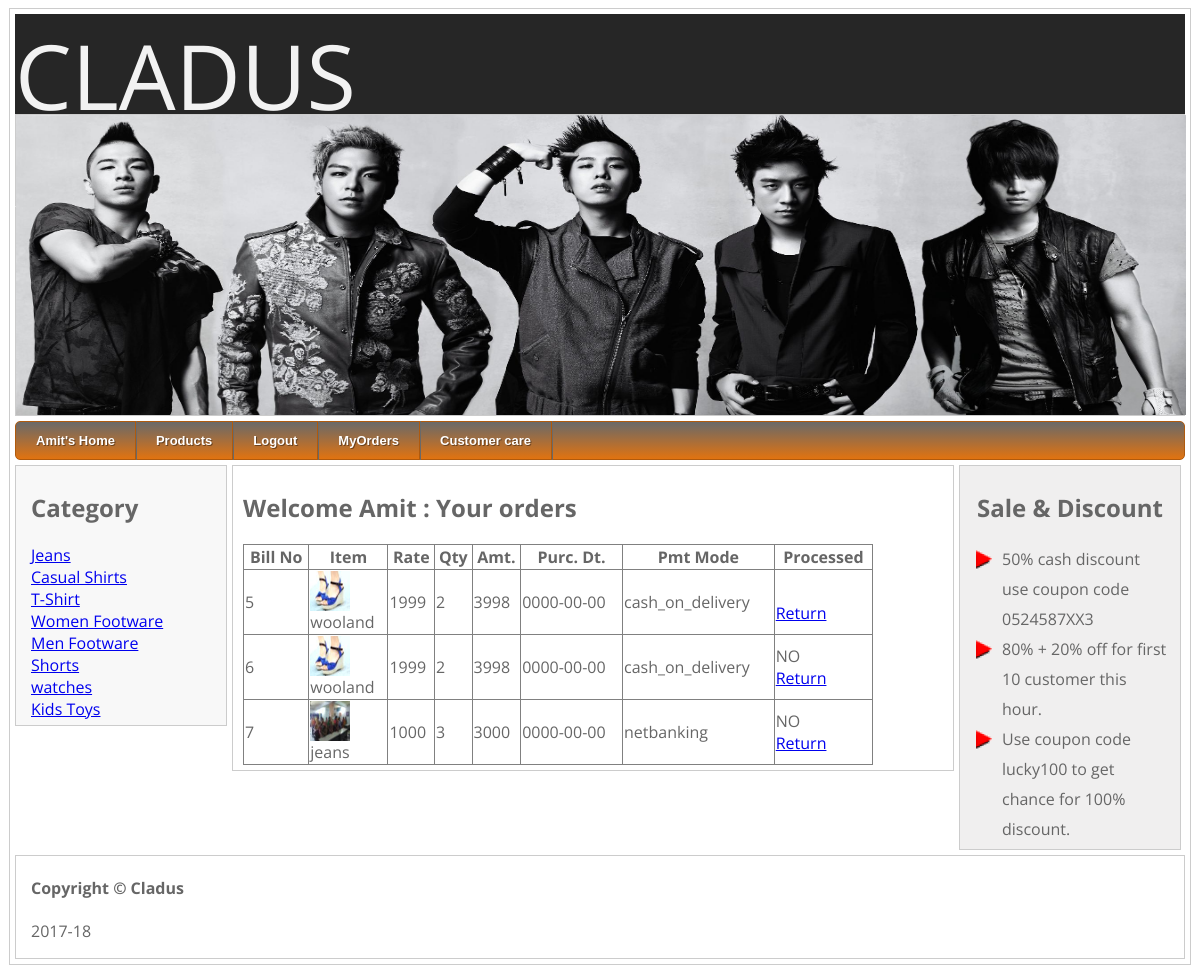
/cart.php (signed in), run on the app's committed database.
### tables this page shows
CREATE TABLE IF NOT EXISTS `category` (
  `categoryid` int(11) NOT NULL AUTO_INCREMENT,
  `categoryname` varchar(200) NOT NULL,
  PRIMARY KEY (`categoryid`)
);

CREATE TABLE IF NOT EXISTS `cart` (
  `billno` int(11) NOT NULL AUTO_INCREMENT,
  `mid` int(11) NOT NULL,
  `itemno` int(11) NOT NULL,
  `rate` int(11) NOT NULL,
  `qty` int(11) NOT NULL,
  `amount` int(11) NOT NULL,
  `date` date NOT NULL,
  `paymentmode` varchar(500) NOT NULL,
  `processed` varchar(50) NOT NULL,
  PRIMARY KEY (`billno`)
);

CREATE TABLE IF NOT EXISTS `products` (
  `itemno` int(11) NOT NULL,
  `itemname` varchar(400) NOT NULL,
  `description` varchar(500) NOT NULL,
  `price` int(11) NOT NULL,
  `qty` int(11) NOT NULL,
  `category` varchar(200) NOT NULL,
  `image` varchar(300) NOT NULL,
  PRIMARY KEY (`itemno`)
);

### cart.php (the view, shortened to what this page needs)
	<?php
	require_once("master_header.php");
	?>
		<h2>Welcome <?php echo $_SESSION["cname"];?> : Your orders </h2>
<?php
	if(isset($_SESSION["mid"]))
	{
	$mid=$_SESSION["mid"];
	$q="select * from cart where mid='".$mid."'";
				$r=mysql_query($q);
				?>
<table width="90%" border="1px" style="border-collapse: collapse;">
					<?php
echo "<tr><th>Bill No</th><th>Item </th><th>Rate</th><th>Qty</th><th>Amt.</th><th>Purc. Dt.</th><th>Pmt Mode</th><th>Processed</th></tr>";
				while($f=mysql_fetch_array($r))
				{
						$q1="select * from products where itemno=".$f['itemno']."";
						$r1=mysql_query($q1);
				while($f1=mysql_fetch_array($r1))
				{
					$itemname=$f1['itemname'];
					$pimage=$f1['image'];
				}
					echo "<tr><td>".$f['billno']."</td><td> <img src='uploadedfiles\\$pimage' height=40 width=40><br>".$itemname." </td><td>".$f['rate']."</td><td>".$f['qty']."</td><td>".$f['amount']."</td><td>".$f['date']."</td><td>".$f['paymentmode']."</td><td>".$f['processed']."<br><A HREF='userreturn.php?billno=".$f['billno']."'>Return</A></td></tr>";
				}
?>
</table >
					<?php
	}
	else
	{
		echo "Please login first !! <A HREF='login.php'>Login here...</A>";
	}
	?>
	<?php
	require_once("master_footer.php");
	?>

### master_header.php (shortened to what this page needs)
<!DOCTYPE HTML PUBLIC "-//W3C//DTD HTML 4.0 Transitional//EN">
<HTML>
<HEAD>
<link rel="stylesheet" type="text/css" href="styles.css">
<link rel="stylesheet" type="text/css" href="menu_assets\styles.css">
	<link rel="stylesheet" type="text/css" href="engine1/style.css" media="screen" />
</HEAD>
<BODY>
<div id="pagewrap">
     <div class="header_wrapper">
                <div class="logo">
                    <span>CLADUS</span>
                </div>
                <div class="tagline">
                    <span>where fashion lies</span>
                </div>
        </div>
	<header>
		 <IMG SRC="img/img1.jpg" WIDTH="1170" HEIGHT="300" BORDER=0 ALT="">
	</header>
	<div id="menu">
	<div id='cssmenu'>
		<ul>
		   <li>
		   <?php
		   if(isset($_SESSION["utype"]))
		   {
			   if($_SESSION["utype"]=='U')
			   {
			   ?>
			 <a href="index.php"><span><?php echo $_SESSION["cname"];?>'s Home</span></a>
				   <?php
			   }
		   }
		   else
		   {
			?>
		    <a href="index.php"><span>Home</span></a>
				<?php
		   }
			?>
		   </li>
		   <li><a href="index.php"><span>Products</span></a></li>
		   <li>
		   <?php
		   if(isset($_SESSION["uname"]))
		   {
			   ?>
			<a href="logout.php"><span>Logout</span>
				   <?php
		   }
		   else
		   {
			?>
		   <a href="login.php"><span>Login</span>
				<?php
		   }
			?>
		   </a></li>
		   <li><a href="cart.php"><span>MyOrders</span></a></li>
		     <li class='has_sub'><a href="customarcare.php"><span>Customer care</span></a>
			 </li>
		</ul>
		</div>
	</div>
	<section id="content">
		<h2>Category </h2>
		<?php
		$q="select * from category";
				$r=mysql_query($q);
				while($f=mysql_fetch_array($r))
				{
				$categoryname= $f["categoryname"];
				echo "<a href='index.php?categoryname=".$categoryname."'>".$categoryname."</a><br>";
				}
				?>
	</section>
	<section id="middle">

### styles.css (style rules this page uses)
.header_wrapper { background-color: #262626; height: 100px; margin: auto; }
.logo { color: #f2f2f2; font-size: 90; }
.tagline { font-size: 12; color: #f2f2f2; text-transform: lowercase; padding-top: 65; font-family: cursive; }
body { font-family: 'Open Sans', sans-serif; color: #666; }
ul { list-style-type: none; padding: 0; margin: 0; }
#pagewrap { padding: 5px; width: 1170px; margin: 5px auto; }
header { height: 300px; padding: 0 0 0 0; background-image:url("img//header.jpg"); background-size:cover; }
#menu { margin:0 0 5px 0; }
#content { width: 180px; float: left; padding: 5px 15px; }
#middle { width: 700px; float: left; padding: 5px 10px; margin: 0px 5px 5px 5px; }
#content { background: #f8f8f8; }
header, #content, #middle, #sidebar { margin-bottom: 5px; }
#pagewrap, header, #content, #middle, #sidebar, footer { border: solid 1px #ccc; }

### menu_assets/styles.css (style rules this page uses)
#cssmenu { height:37px; display:block; padding:0; margin: 0 auto; border:1px solid; border-radius:5px; }
#cssmenu > ul { list-style:inside none; padding:0; margin:0; }
#cssmenu > ul > li { list-style:inside none; padding:0; margin:0; float:left; display:block; position:relative; }
#cssmenu > ul > li > a { outline:none; display:block; position:relative; padding:12px 20px; font:bold 13px/100% Arial, Helvetica, sans-serif; text-align:center; text-decoration:none; text-shadow:1px 1px 0 rgba(0,0,0, 0.4); }
#cssmenu > ul > li:first-child > a { border-radius:5px 0 0 5px; }
#cssmenu > ul > li > a:after { content:''; position:absolute; border-right:1px solid; top:-1px; bottom:-1px; right:-2px; z-index:99; }
#cssmenu, #cssmenu > ul > li > ul > li a:hover { background:#696969; background:-moz-linear-gradient(top, #696969 0%, #e17310 100%); background:-webkit-gradient(linear, left top, left bottom, color-stop(0%,#696969), color-stop(100%,#e17310)); background:-webkit-linear-gradient(top, #696969 0%,#e17310 100%); background:-o-linear-gradient(top, #696969 0%,#e17310 100%); background:-ms-linear-gradient(top, #696969 0%,#e17310 100%); background:linear-gradient(top, #696969 0%,#e17310 100%); filter:progid:DXImageTransform.Microsoft.gradient(startColorstr='#696969', endColorstr='#e17310',GradientType=0); }
#cssmenu { border-color:#b05a0d; }
#cssmenu > ul > li > a { border-right:1px solid #b05a0d; color:#fff; }
#cssmenu > ul > li > a:after { border-color:#696969; }

### data on the page
category: categoryname "Jeans"
category: categoryname "Casual Shirts"
category: categoryname "T-Shirt"
category: categoryname "Women Footware"
category: categoryname "Men Footware"
category: categoryname "Shorts"
category: categoryname "watches"
category: categoryname "Kids Toys"
cart: billno "5", products.image (picture), products.itemname "wooland", rate "1999", qty "2", amount "3998", date "0000-00-00", paymentmode "cash_on_delivery"
cart: billno "6", products.image (picture), products.itemname "wooland", rate "1999", qty "2", amount "3998", date "0000-00-00", paymentmode "cash_on_delivery", processed "NO"
cart: billno "7", products.image (picture), products.itemname "jeans", rate "1000", qty "3", amount "3000", date "0000-00-00", paymentmode "netbanking", processed "NO"

### other printed values
$_SESSION["cname"] "Amit"
